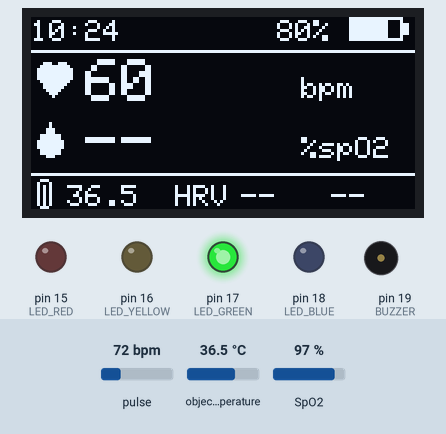
Recording of a sketch running on a simulated Arduino Uno, built for the host (arithmetic inside an expression is 32-bit, double 64-bit). Shown: 128×64 one-colour display, output pins drawn as LEDs (lit = HIGH), buzzer (waves = sounding). Inputs (shaded band) come from the test bench; at power-on: pulse 72 bpm, object temperature 36.5 °C, SpO2 97 %. The local clock reads 2024-03-15 10:24:30 at power-on unless the sketch sets it; what the sketch prints to the serial monitor is not drawn.

Above: at 2.14 s.
2.4 s: pulse set to 130 bpm
At 3.8 s:
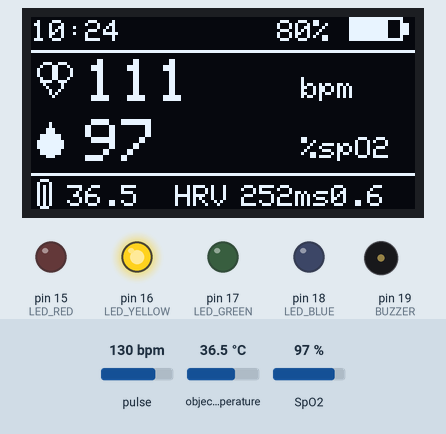
4.6 s: pulse set to 42 bpm
At 5.97 s:
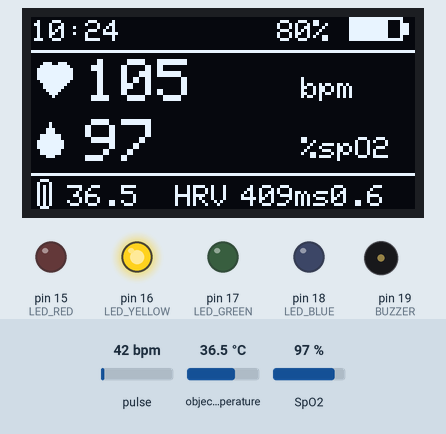
7.4 s: object temperature set to 20 °C
At 8.4 s:
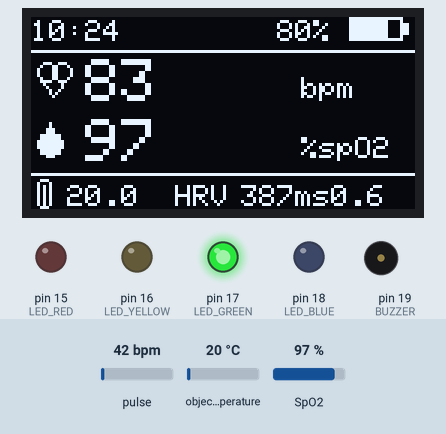
8.9 s: SpO2 set to 80 %
At 10.57 s:
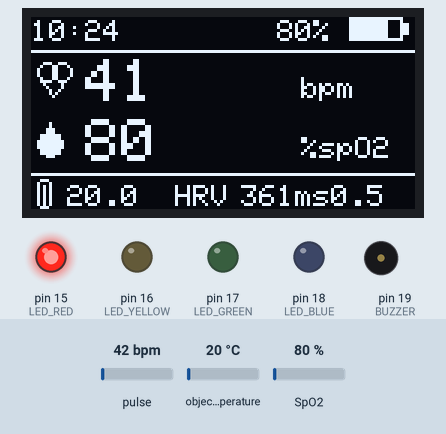
10.7 s: pulse set to 47 bpm
At 12.2 s:
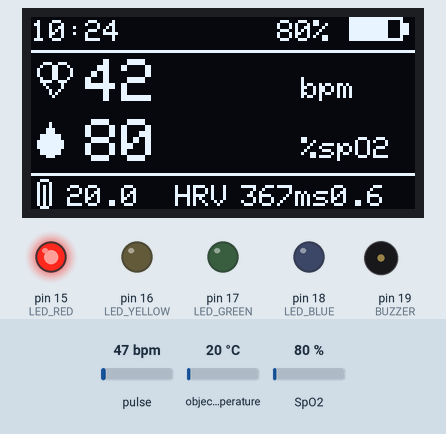
Timing chart, 0 to 13.7 s (numbered marks = the images above; inputs shaded):
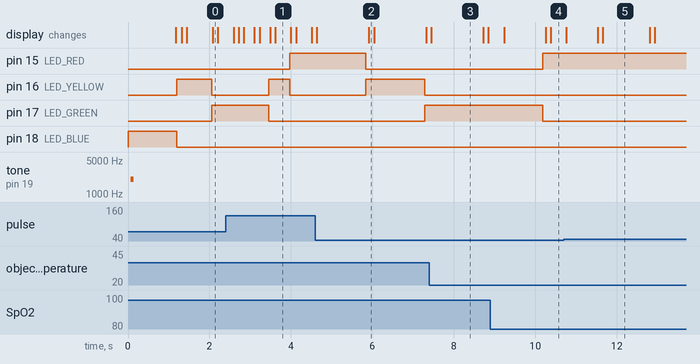

Measured:
- after the input at 2.4 s, pin 15 (LED_RED): LOW → HIGH after 1.6 s; pin 16 (LED_YELLOW): LOW → HIGH after 1.1 s, → LOW 0.51 s later; pin 17 (LED_GREEN): HIGH → LOW after 1.1 s; the display: first changes after 0.19 s (image 1 shows a later state)
- after the input at 4.6 s, pin 15 (LED_RED): HIGH → LOW after 1.2 s; pin 16 (LED_YELLOW): LOW → HIGH after 1.2 s, → LOW 1.5 s later; pin 17 (LED_GREEN): LOW → HIGH after 2.7 s
- what the display in image 3 shows lasts 1.3 s, from 7.4 s to 8.7 s
- what the display in image 5 shows lasts 1.1 s, from 11.7 s to 12.8 s

The sketch:

watch.ino
```cpp
#include <Wire.h>
#include <Adafruit_GFX.h>
#include <Adafruit_SSD1306.h>
#include <Adafruit_MLX90614.h>
#include <RTClib.h>
#include "MAX30105.h"
#include "heartRate.h"
#include "spo2_algorithm.h"

// =====================================================================
// WIRING NOTE
// ---------------------------------------------------------------------
// Confirmed: the MLX90614 (temp) and DS3231 (RTC) are physically wired
// on the OLED's I2C bus (pins 6/7), same as the original sketch. An
// earlier revision of this file guessed otherwise based on pin naming
// and broke temp/RTC detection — reverted here. The OLED bus clock is
// kept at 100kHz (not 400kHz) because the MLX90614 doesn't reliably
// support Fast Mode.
// =====================================================================

#define OLED_SDA 6
#define OLED_SCL 7

#define SENSOR_SDA 23
#define SENSOR_SCL 22

#define OLED_ADDR 0x3C

#define LED_RED 15
#define LED_YELLOW 16
#define LED_GREEN 17
#define LED_BLUE 18
#define BUZZER 19

// ---- Optional battery monitoring ----
// If you have a voltage divider from the battery into an ADC-capable pin,
// uncomment these three lines and set the values to match your divider.
// Without this, `battery` stays at the placeholder value below.
// #define BATTERY_ENABLED
// #define BATTERY_ADC_PIN 34
// #define BATTERY_R1 10000.0
// #define BATTERY_R2 10000.0

TwoWire I2C_SENSOR = TwoWire(0);
TwoWire I2C_OLED = TwoWire(1);

Adafruit_SSD1306 display(128, 64, &I2C_OLED, -1);
Adafruit_MLX90614 mlx;
MAX30105 max30102;
RTC_DS3231 rtc;

bool oledOK = false;
bool mlxOK = false;
bool maxOK = false;
bool rtcOK = false;

float bpm = 0;
float avgBpm = 0;
float temperature = 0;

int spo2 = 0;
bool spo2Valid = false;

float perfusionIndex = 0;
bool piValid = false;

int battery = 80;

byte rates[4];
byte rateIndex = 0;
byte beatCount = 0;

long lastBeat = 0;

// ---- Beat pulse (real-time visual feedback on the heart icon) ----
bool beatPulseActive = false;
unsigned long beatPulseStart = 0;
const unsigned long BEAT_PULSE_MS = 120;

// ---- HRV (RMSSD over recent RR intervals) ----
#define HRV_SAMPLES 8
unsigned long rrIntervals[HRV_SAMPLES];
byte rrCount = 0;
float hrv = -1;  // -1 = not enough data yet

// ---- Display refresh timing (decoupled from sensor sampling) ----
unsigned long lastDisplayUpdate = 0;
const unsigned long DISPLAY_INTERVAL_MS = 100;  // ~10 fps

#define BUFFER_SIZE 100

uint32_t irBuffer[BUFFER_SIZE];
uint32_t redBuffer[BUFFER_SIZE];

int bufferIndex = 0;

int32_t spo2Value;
int8_t validSpO2;
int32_t heartRateValue;
int8_t validHeartRate;

bool found(TwoWire &bus, byte address) {
  bus.beginTransmission(address);
  return bus.endTransmission() == 0;
}

void beep() {
  tone(BUZZER, 2000);
  delay(80);
  noTone(BUZZER);
}

void leds(bool r, bool y, bool g, bool b) {
  digitalWrite(LED_RED, r);
  digitalWrite(LED_YELLOW, y);
  digitalWrite(LED_GREEN, g);
  digitalWrite(LED_BLUE, b);
}

// ---------------------------------------------------------------------
// Derived vitals helpers
// ---------------------------------------------------------------------

void pushRRInterval(unsigned long deltaMs) {
  if (rrCount < HRV_SAMPLES) {
    rrIntervals[rrCount++] = deltaMs;
  } else {
    // shift left, drop oldest
    for (byte i = 1; i < HRV_SAMPLES; i++) {
      rrIntervals[i - 1] = rrIntervals[i];
    }
    rrIntervals[HRV_SAMPLES - 1] = deltaMs;
  }

  if (rrCount >= 3) {
    // RMSSD: root mean square of successive differences between RR intervals
    double sumSq = 0;
    byte pairs = 0;

    for (byte i = 1; i < rrCount; i++) {
      double diff = (double)rrIntervals[i] - (double)rrIntervals[i - 1];
      sumSq += diff * diff;
      pairs++;
    }

    if (pairs > 0) {
      hrv = sqrt(sumSq / pairs);
    }
  }
}

void resetDerivedVitals() {
  avgBpm = 0;
  beatCount = 0;
  spo2Valid = false;
  piValid = false;
  perfusionIndex = 0;
  hrv = -1;
  rrCount = 0;
  bufferIndex = 0;
  beatPulseActive = false;
}

#ifdef BATTERY_ENABLED
void readBattery() {
  int raw = analogRead(BATTERY_ADC_PIN);
  float vAdc = (raw / 4095.0) * 3.3;  // ESP32 ADC reference, adjust if using attenuation
  float vBatt = vAdc * (BATTERY_R1 + BATTERY_R2) / BATTERY_R2;

  // Rough LiPo linear map, 3.3V (empty) - 4.2V (full). Not accurate under load,
  // but good enough for a coarse percentage indicator.
  int pct = (int)((vBatt - 3.3) / (4.2 - 3.3) * 100.0);

  battery = constrain(pct, 0, 100);
}
#endif

// ---------------------------------------------------------------------
// Sensor reading
// ---------------------------------------------------------------------

void handleSample(long ir, long red) {
  if (ir < 30000) {
    resetDerivedVitals();
    return;
  }

  // ---- Heart rate: real-time, per-beat update ----
  if (checkForBeat(ir)) {
    long now = millis();
    long delta = now - lastBeat;
    lastBeat = now;

    if (delta > 0) {
      float value = 60.0 / (delta / 1000.0);

      if (value >= 40 && value <= 220) {
        rates[rateIndex++] = (byte)value;
        if (rateIndex >= 4) rateIndex = 0;
        if (beatCount < 4) beatCount++;

        float total = 0;
        for (byte i = 0; i < beatCount; i++)
          total += rates[i];

        avgBpm = total / beatCount;

        pushRRInterval((unsigned long)delta);

        beatPulseActive = true;
        beatPulseStart = now;
      }
    }
  }

  // ---- SpO2 buffering ----
  irBuffer[bufferIndex] = (uint32_t)ir;
  redBuffer[bufferIndex] = (uint32_t)red;
  bufferIndex++;

  if (bufferIndex < BUFFER_SIZE) return;

  bufferIndex = 0;

  maxim_heart_rate_and_oxygen_saturation(
    irBuffer,
    BUFFER_SIZE,
    redBuffer,
    &spo2Value,
    &validSpO2,
    &heartRateValue,
    &validHeartRate);

  if (validSpO2 && spo2Value >= 70 && spo2Value <= 100) {
    spo2 = spo2Value;
    spo2Valid = true;
  }

  // Perfusion Index: AC/DC ratio of the IR signal over this window.
  uint32_t irMin = irBuffer[0];
  uint32_t irMax = irBuffer[0];
  uint64_t irSum = 0;

  for (int i = 0; i < BUFFER_SIZE; i++) {
    if (irBuffer[i] < irMin) irMin = irBuffer[i];
    if (irBuffer[i] > irMax) irMax = irBuffer[i];
    irSum += irBuffer[i];
  }

  float irDC = (float)irSum / BUFFER_SIZE;

  if (irDC > 0) {
    float irAC = (float)(irMax - irMin);
    perfusionIndex = (irAC / irDC) * 100.0;
    piValid = true;
  }
}

void sampleAndProcess() {
  if (!maxOK) return;

  max30102.check();

  // Drain every fresh sample sitting in the sensor's FIFO, exactly once
  // each, and feed each one to both the beat detector and the SpO2
  // buffer. This is the standard SparkFun MAX3010x consumption pattern —
  // having two separate functions each independently peek/consume the
  // same FIFO (as before) causes them to race over the same samples.
  while (max30102.available()) {
    long ir = max30102.getIR();
    long red = max30102.getRed();
    max30102.nextSample();

    handleSample(ir, red);
  }
}

void readTemperature() {
  if (!mlxOK)
    return;

  float value = mlx.readObjectTempC();

  if (!isnan(value))
    temperature = value;
}

void updateLEDs() {
  if (!maxOK || avgBpm == 0) {
    leds(false, false, false, true);
    return;
  }

  if (avgBpm > 120 || avgBpm < 45) {
    leds(true, false, false, false);
    return;
  }

  if (avgBpm >= 60 && avgBpm <= 100) {
    leds(false, false, true, false);
    return;
  }

  leds(false, true, false, false);
}

// ---------------------------------------------------------------------
// Icon drawing (small primitives, sized for a 128x64 mono OLED)
// ---------------------------------------------------------------------

void drawHeartIcon(int x, int y, bool filled) {
  if (filled) {
    display.fillCircle(x + 3, y + 3, 3, SSD1306_WHITE);
    display.fillCircle(x + 8, y + 3, 3, SSD1306_WHITE);
    display.fillTriangle(x, y + 4, x + 11, y + 4, x + 5, y + 11, SSD1306_WHITE);
  } else {
    display.drawCircle(x + 3, y + 3, 3, SSD1306_WHITE);
    display.drawCircle(x + 8, y + 3, 3, SSD1306_WHITE);
    display.drawLine(x, y + 4, x + 5, y + 11, SSD1306_WHITE);
    display.drawLine(x + 11, y + 4, x + 5, y + 11, SSD1306_WHITE);
  }
}

void drawDropIcon(int x, int y) {
  display.fillTriangle(x + 4, y, x, y + 7, x + 8, y + 7, SSD1306_WHITE);
  display.fillCircle(x + 4, y + 7, 4, SSD1306_WHITE);
}

void drawThermoIcon(int x, int y) {
  display.drawRoundRect(x, y, 5, 10, 2, SSD1306_WHITE);
  display.drawLine(x + 2, y + 2, x + 2, y + 9, SSD1306_WHITE);
  display.fillCircle(x + 2, y + 12, 3, SSD1306_WHITE);
}

void drawBatteryIcon(int x, int y, int pct) {
  display.drawRect(x, y, 18, 8, SSD1306_WHITE);
  display.fillRect(x + 18, y + 2, 2, 4, SSD1306_WHITE);

  int fillWidth = map(constrain(pct, 0, 100), 0, 100, 0, 16);
  if (fillWidth > 0) {
    display.fillRect(x + 1, y + 1, fillWidth, 6, SSD1306_WHITE);
  }
}

// ---------------------------------------------------------------------
// Display
// ---------------------------------------------------------------------

void displayData() {
  if (!oledOK)
    return;

  display.clearDisplay();
  display.setTextColor(SSD1306_WHITE);

  // ---- Top bar: time + battery ----
  display.setTextSize(1);
  display.setCursor(0, 1);

  if (rtcOK) {
    DateTime now = rtc.now();
    char timeText[6];
    sprintf(timeText, "%02d:%02d", now.hour(), now.minute());
    display.print(timeText);
  } else {
    display.print("--:--");
  }

  char battText[5];
  sprintf(battText, "%3d%%", battery);
  display.setCursor(76, 1);
  display.print(battText);
  drawBatteryIcon(106, 0, battery);

  display.drawLine(0, 11, 127, 11, SSD1306_WHITE);

  // ---- Heart rate row, with live beat pulse on the icon ----
  bool showFilledHeart = beatPulseActive && (millis() - beatPulseStart < BEAT_PULSE_MS);
  if (beatPulseActive && (millis() - beatPulseStart >= BEAT_PULSE_MS)) {
    beatPulseActive = false;
  }

  drawHeartIcon(2, 15, showFilledHeart);

  display.setTextSize(2);
  display.setCursor(18, 14);
  if (avgBpm > 0) {
    display.print((int)avgBpm);
  } else {
    display.print("--");
  }

  display.setTextSize(1);
  display.setCursor(90, 20);
  display.print("bpm");

  // ---- SpO2 row ----
  drawDropIcon(2, 35);

  display.setTextSize(2);
  display.setCursor(18, 34);
  if (spo2Valid) {
    display.print(spo2);
  } else {
    display.print("--");
  }

  display.setTextSize(1);
  display.setCursor(90, 40);
  display.print("%SpO2");

  display.drawLine(0, 52, 127, 52, SSD1306_WHITE);

  // ---- Bottom row: temp / HRV / perfusion index ----
  display.setTextSize(1);

  drawThermoIcon(2, 54);
  display.setCursor(12, 56);
  if (mlxOK) {
    display.print(temperature, 1);
  } else {
    display.print("--");
  }

  display.setCursor(48, 56);
  display.print("HRV");

  display.setCursor(70, 56);
  if (hrv >= 0) {
    display.print((int)hrv);
    display.print("ms");
  } else {
    display.print("--");
  }

  display.setCursor(100, 56);
  if (piValid) {
    display.print(perfusionIndex, 1);
  } else {
    display.print("--");
  }

  display.display();
}

// ---------------------------------------------------------------------
// Setup / loop
// ---------------------------------------------------------------------

void setup() {
  Serial.begin(115200);

  pinMode(LED_RED, OUTPUT);
  pinMode(LED_YELLOW, OUTPUT);
  pinMode(LED_GREEN, OUTPUT);
  pinMode(LED_BLUE, OUTPUT);

  pinMode(BUZZER, OUTPUT);

  leds(false, false, false, true);

  I2C_SENSOR.begin(SENSOR_SDA, SENSOR_SCL);
  I2C_SENSOR.setClock(100000);  // kept at 100kHz: MLX90614 (SMBus) is spec'd for 100kHz

  I2C_OLED.begin(OLED_SDA, OLED_SCL);
  I2C_OLED.setClock(100000);  // kept at 100kHz: MLX90614 shares this bus and needs Standard Mode

  if (display.begin(SSD1306_SWITCHCAPVCC, OLED_ADDR)) {
    oledOK = true;

    display.clearDisplay();
    display.setTextColor(SSD1306_WHITE);
    display.setTextSize(2);
    display.setCursor(20, 25);
    display.print("GUYANNE");
    display.display();
  }

  if (found(I2C_SENSOR, 0x57) && max30102.begin(I2C_SENSOR, I2C_SPEED_STANDARD)) {
    maxOK = true;

    max30102.setup(
      0x1F,  // LED brightness
      1,     // sample averaging (lowered from 4: less internal smoothing,
             // but ~4x more new samples per second -> much faster response
             // and a full 100-sample SpO2 window fills in ~1s instead of ~4s+)
      2,     // Red + IR
      100,   // 100 Hz
      411,   // pulse width
      4096   // ADC range
    );

    max30102.setPulseAmplitudeRed(0x24);
    max30102.setPulseAmplitudeIR(0x24);
    max30102.setPulseAmplitudeGreen(0);
  }

  if (found(I2C_OLED, 0x5A) && mlx.begin(0x5A, &I2C_OLED)) {
    mlxOK = true;
  }

  if (found(I2C_OLED, 0x68) && rtc.begin(&I2C_OLED)) {
    rtcOK = true;

    if (rtc.lostPower())
      rtc.adjust(DateTime(F(__DATE__), F(__TIME__)));
  }

  // ---- Diagnostics: check via Serial Monitor (115200 baud) if a sensor
  // still doesn't come up. This tells you definitively which bus/address
  // failed instead of having to guess from the screen.
  Serial.println("---- Sensor init status ----");
  Serial.print("OLED  (I2C_OLED  0x3C): ");
  Serial.println(oledOK ? "OK" : "FAILED");
  Serial.print("MAX30102 (I2C_SENSOR 0x57): ");
  Serial.println(maxOK ? "OK" : "FAILED");
  Serial.print("MLX90614 (I2C_OLED  0x5A): ");
  Serial.println(mlxOK ? "OK" : "FAILED");
  Serial.print("RTC DS3231 (I2C_OLED 0x68): ");
  Serial.println(rtcOK ? "OK" : "FAILED");
  Serial.println("-----------------------------");

  beep();

  delay(1000);
}

void loop() {
  // Sample as fast as the sensor's FIFO allows, every iteration.
  sampleAndProcess();
  readTemperature();

#ifdef BATTERY_ENABLED
  readBattery();
#endif

  updateLEDs();

  // Only touch the (slow) display bus at a fixed, modest rate so it
  // never blocks sensor sampling.
  unsigned long nowMs = millis();
  if (nowMs - lastDisplayUpdate >= DISPLAY_INTERVAL_MS) {
    lastDisplayUpdate = nowMs;
    displayData();
  }
}
```
